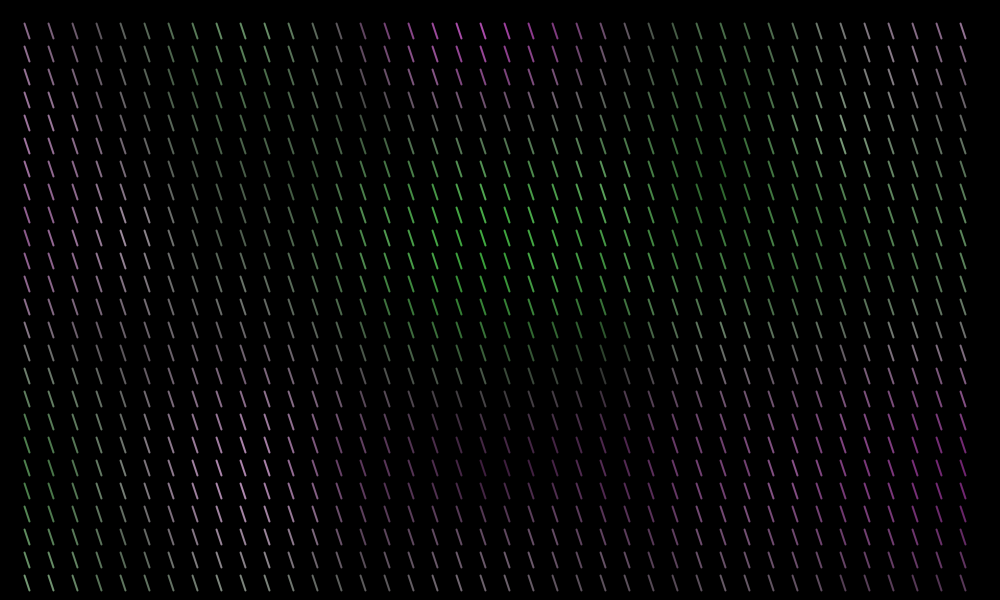
Frame 1 (no input)
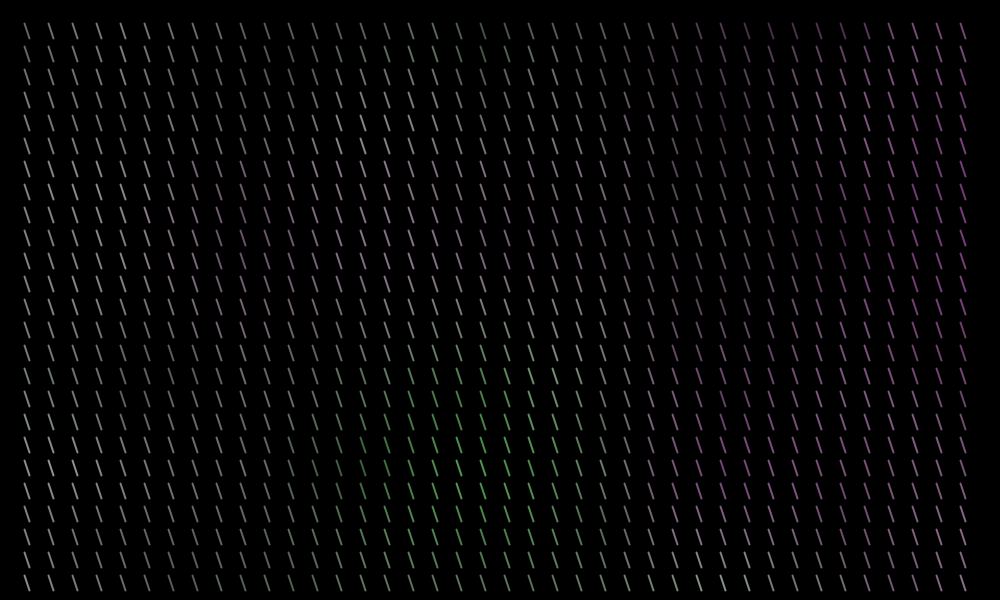
Frame 60 (the mouse pressed at the canvas centre just before this capture)
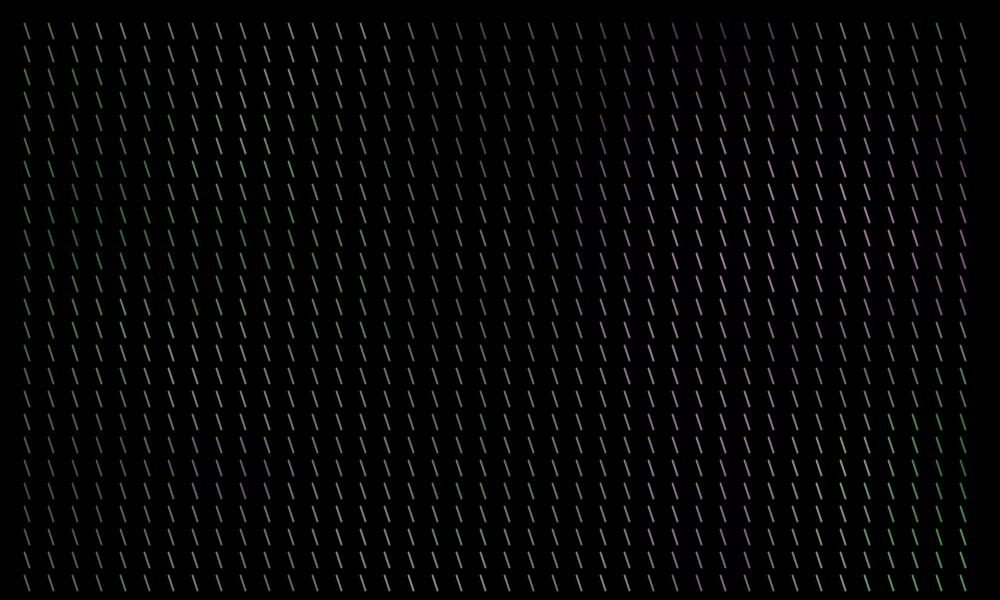
Frame 120 (the mouse held since frame 60 and released just before this capture)

The Processing sketch that drew these frames (run headless with seeded random() and noise(); from frame 60 on, the mouse is pressed at the canvas centre):

// Processing sketch: miamiWordsmithTrial
// ── miamiWordsmithTrial.pde
class Bar {
  int iX;
  int iY;
  int sX;
  int sY;
  int eX;
  int eY;
  color c;
  
  Bar(int tempiX, int tempiY, int tempSX, int tempSY, int tempEX, 
      int tempEY, color tempC){
    iX = tempiX;
    iY = tempiY;
    sX = tempSX;
    sY = tempSY;
    eX = tempEX;
    eY = tempEY;
    c = tempC;
  }
  
  void update(float mils){
    color newC = color(225*noise(iX/10.0,iY/10.0,mils),
                225*noise(iX/10.0,iY/10.0,mils+40),
                225*noise(iX/10.0,iY/10.0,mils+80));
    c = newC;
  }
  
  void display(){
    stroke(c);
    strokeWeight(2);
    line(sX,sY,eX,eY);
  }
}

ArrayList<Bar> bars;

void setup(){
  size(1000,600);
  bars = new ArrayList<Bar>();
  int dw = width/41;
  int dh = height/26;
  float z = millis()/1000.0;
  color c;
  for(int x = 1; x < 41; x++){
    for(int y = 1; y < 26; y++){
      c = color(225*noise(x/10.0 ,y/10.0,z),
                225*noise(x/10.0 ,y/10.0,z+40),
                225*noise(x/10.0 ,y/10.0,z+10));
      bars.add(new Bar(x,y,x*dw,y*dh,x*dw+5,y*dh+15,c));
    }
  }
}

void draw(){
  background(0);
  float mils = millis()/1000.0;
  for (int i = bars.size()-1; i >= 0; i--) {
    Bar bar = bars.get(i);
    bar.update(mils);
    bar.display();
  }
}
